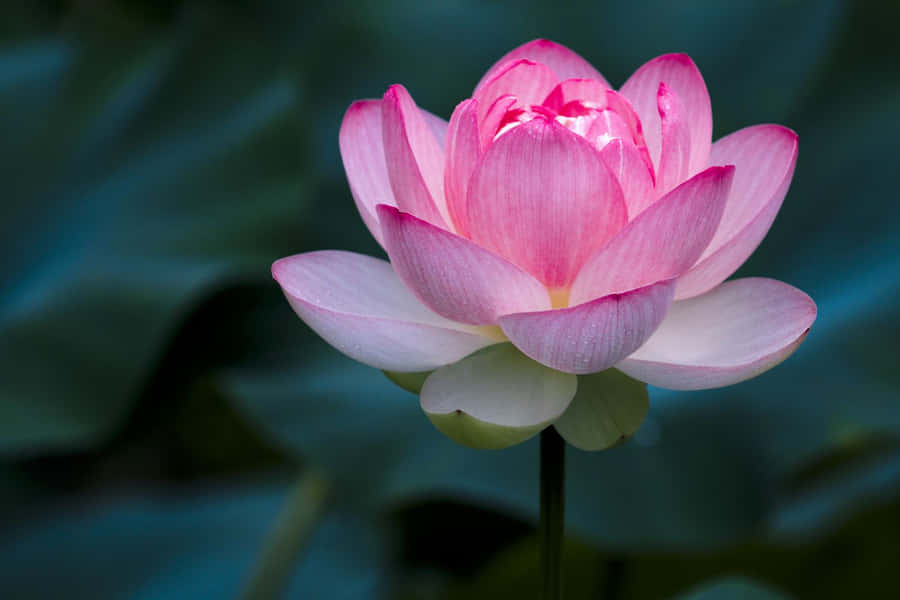
#> input picture Lab 3/image.png, 900 x 600 px, found by its file name
$ jupyter execute notebook.ipynb
#> lines starting #> are read from the running program, lines starting #| are printed output that depends on the picture
[cell 1]
import numpy as np
import cv2 as cv
import matplotlib.pyplot as plt
img = cv.imread('./image.png' )
#> img is the input picture: shape (600, 900, 3); mean B, G, R 76.2, 66.4, 64.7
crop_img = img[200:, 200:]
gray= cv.cvtColor(img, cv. COLOR_BGR2GRAY)
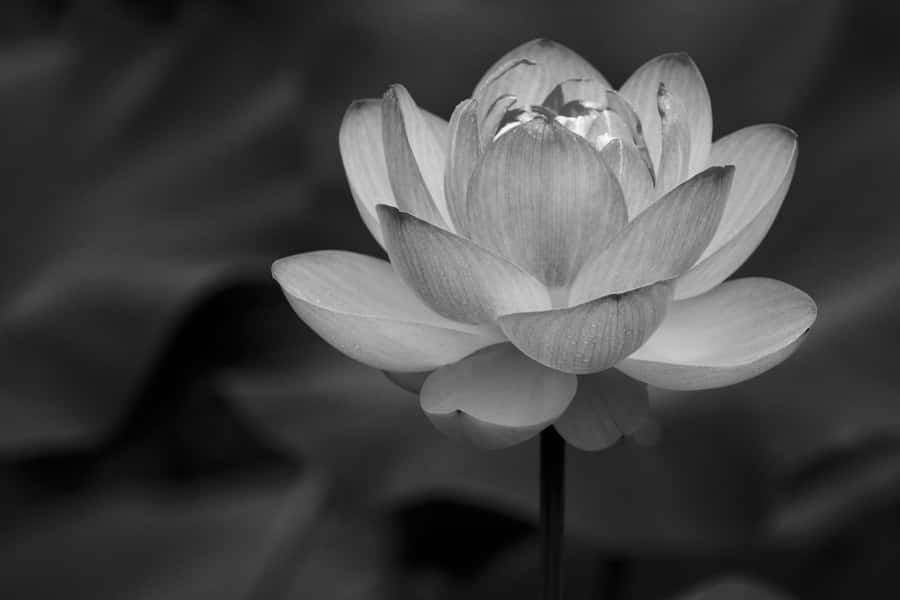
#> gray: shape (600, 900); min 0, max 254, mean 67
sift = cv. SIFT_create()
#kp = sift.detect(gray,None)
kp, des = sift. detectAndCompute(gray, None)
#> kp = 444 keypoints; strongest (x, y, size): (509, 126, 4.8), (312, 283, 43.5), (511, 116, 9.3), (578, 125, 12.4)
img=cv.drawKeypoints(gray,kp,img)
cv.imwrite('sift_keypoints.jpg',img)
plt.imshow(img)
plt.show()

[cell 2]
des.shape
#> Out = (444, 128)

[cell 3]
import numpy as np
import cv2 as cv
import matplotlib.pyplot as plt
img = cv.imread('./Screenshot2024-06-10--084327.png' )
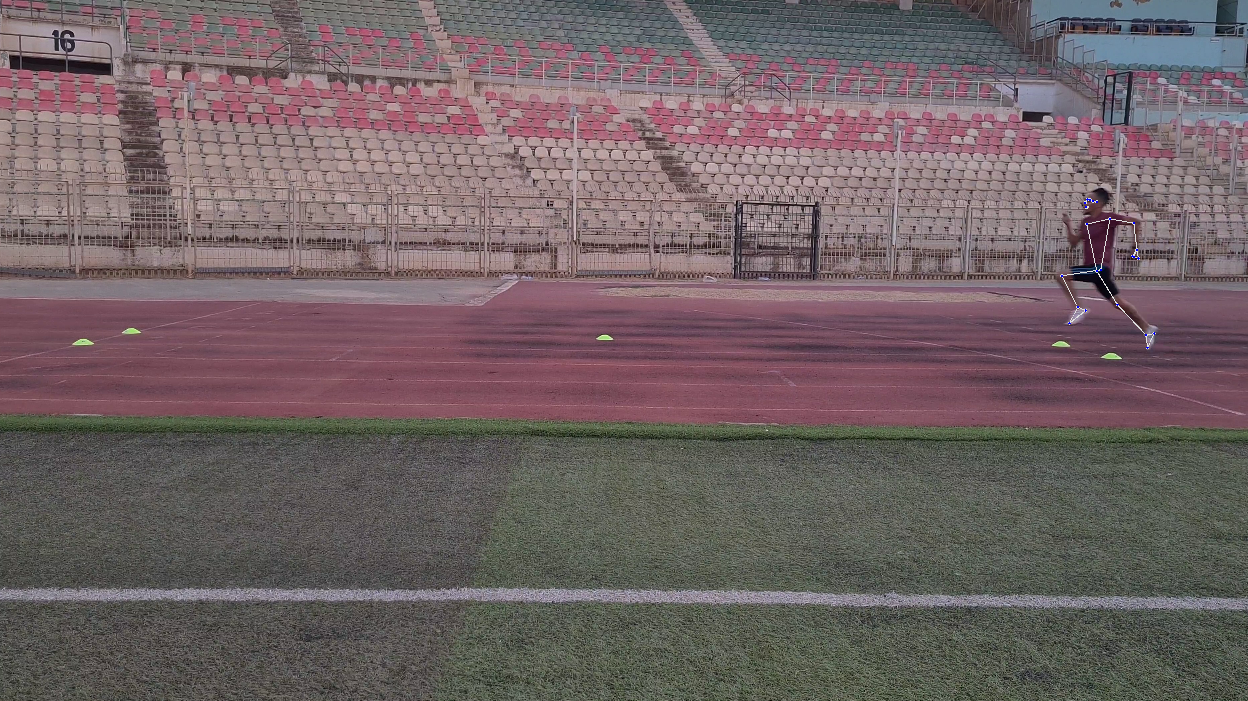
#> input picture Lab 2/Screenshot2024-06-10--084327.png, 1248 x 701 px
#> img is the input picture: shape (701, 1248, 3); mean B, G, R 99.8, 97.9, 112.3
crop_img = img[200:, 200:]
#> crop_img: shape (501, 1048, 3)
gray= cv.cvtColor(img, cv. COLOR_BGR2GRAY)
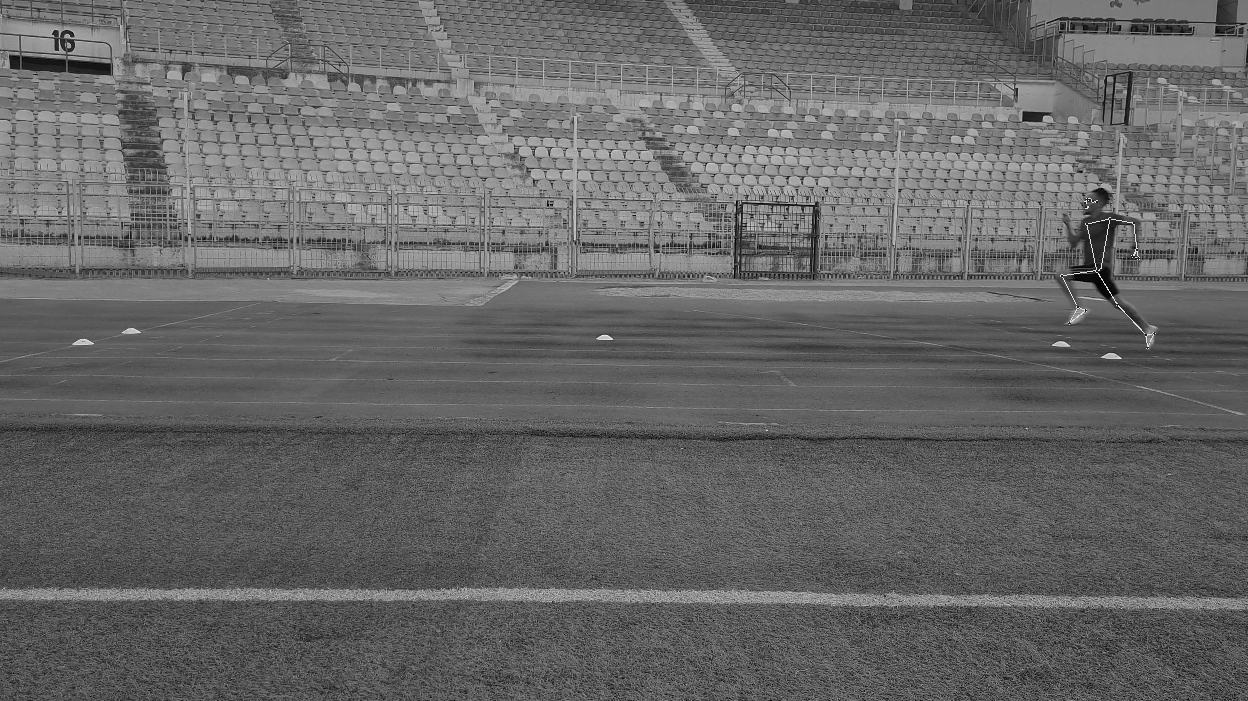
#> gray: shape (701, 1248); min 0, max 244, mean 102.4
sift = cv. SIFT_create()
#kp = sift.detect(gray,None)
kp, des = sift. detectAndCompute(gray, None)
#> kp = 3678 keypoints; strongest (x, y, size): (67, 36, 3.4), (1081, 172, 1.8), (69, 45, 3.2), (72, 34, 3.2)
img=cv.drawKeypoints(gray,kp,img)
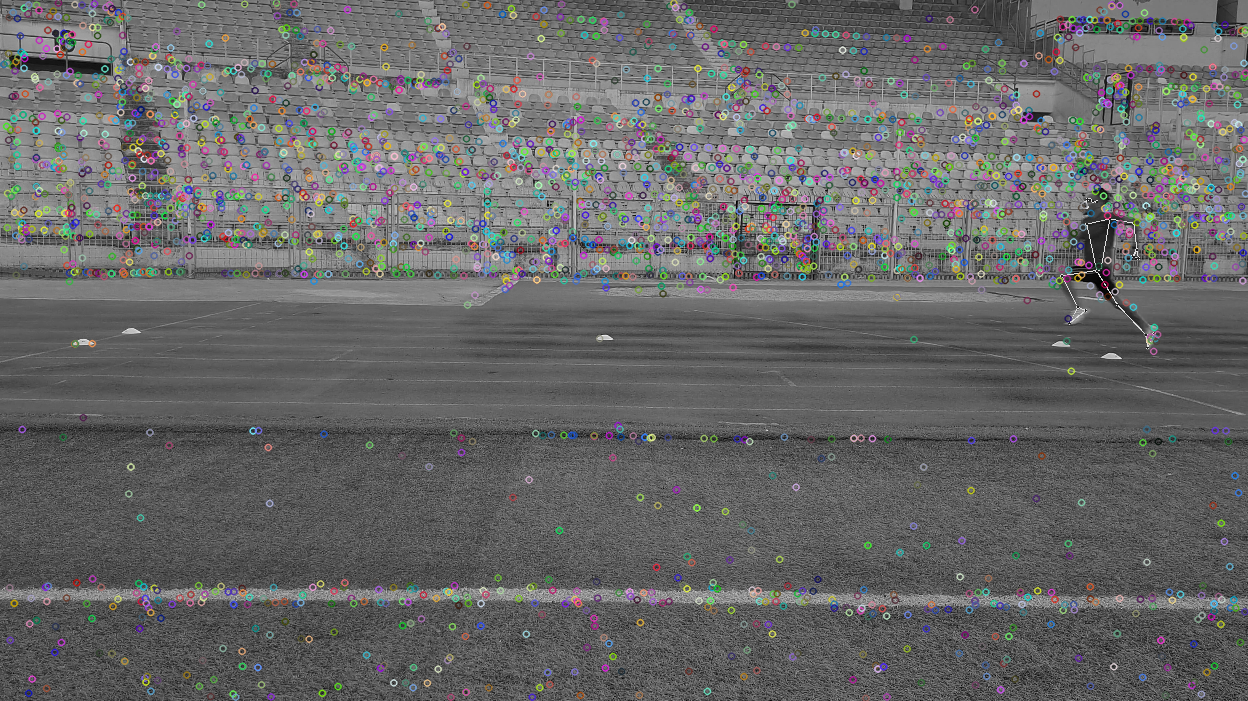
#> img: shape (701, 1248, 3); mean B, G, R 103.3, 103.3, 103.2
cv.imwrite('sift_keypoints.jpg',img)
plt.imshow(img)
plt.show()

[cell 4]
des.shape
#> Out = (3678, 128)

[cell 5]
import numpy as np
import cv2 as cv
import matplotlib.pyplot as plt

# Load the image
img = cv.imread('./Screenshot2024-06-10--084327.png')

# Check if the image was loaded successfully
if img is None:
    print("Error: Image not found or could not be loaded.")
else:
    # Crop the image starting from (200, 200)
    crop_img = img[200:, 200:]

    # Convert the image to grayscale
    gray = cv.cvtColor(img, cv.COLOR_BGR2GRAY)

    # Initialize SIFT detector
    sift = cv.SIFT_create()

    # Detect keypoints and descriptors for the original image
    kp1, des1 = sift.detectAndCompute(gray, None)
#> kp1 has the same summary as kp

    # Rotate the image by 45 degrees
    (h, w) = gray.shape[:2]
#> h = 701; w = 1248
    center = (w // 2, h // 2)
#> center = (624, 350)
    M = cv.getRotationMatrix2D(center, 45, 1.0)
    rotated_img = cv.warpAffine(gray, M, (w, h))
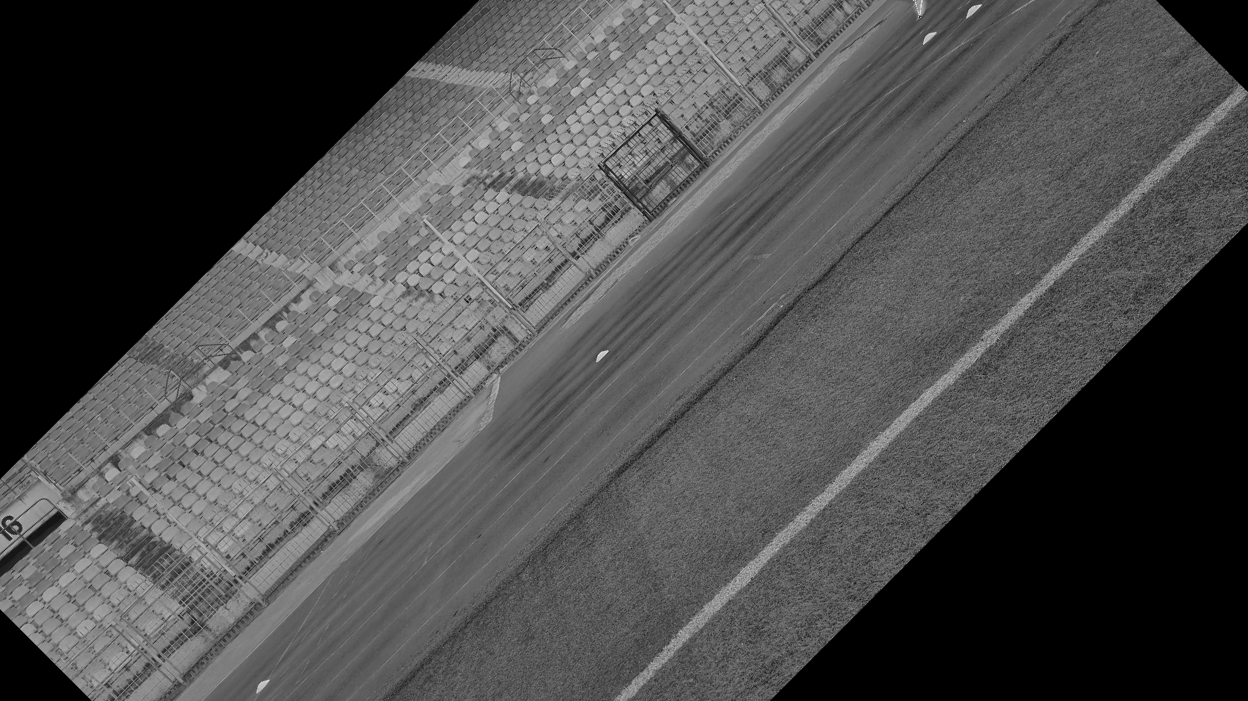
#> rotated_img: shape (701, 1248); min 0, max 235, mean 76.3

    # Detect keypoints and descriptors for the rotated image
    kp2, des2 = sift.detectAndCompute(rotated_img, None)
#> kp2 = 3647 keypoints; strongest (x, y, size): (980, 5, 1.8), (8, 522, 3.3), (16, 527, 3.2), (606, 352, 2.2)

    # Use BFMatcher to find the best matches between descriptors
    bf = cv.BFMatcher(cv.NORM_L2, crossCheck=True)
    matches = bf.match(des1, des2)
#> matches = 1954 matches

    # Sort matches by distance (best matches first)
    matches = sorted(matches, key=lambda x: x.distance)

    # Draw the matches
    match_img = cv.drawMatches(gray, kp1, rotated_img, kp2, matches[:30], None, flags=cv.DrawMatchesFlags_NOT_DRAW_SINGLE_POINTS)
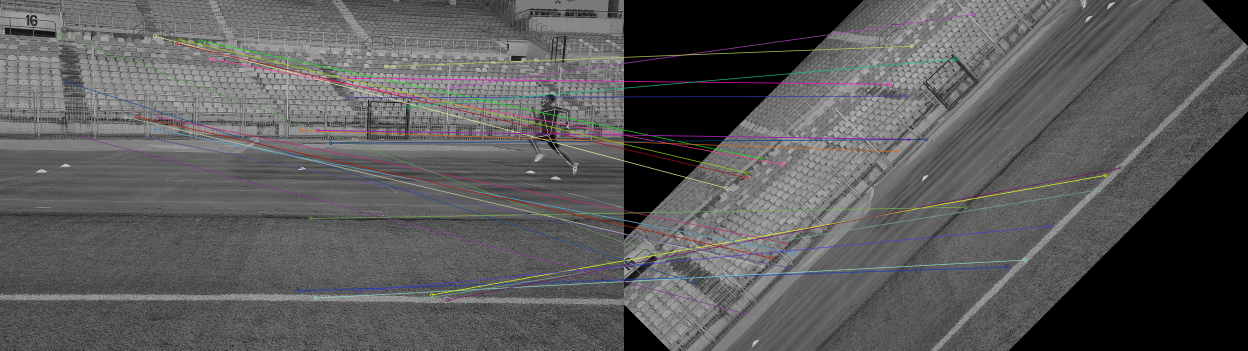
#> match_img: shape (701, 2496, 3) (shown at 1/2 size); mean of channels 0, 1, 2 90, 89.7, 90.2; drawn as B, G, R

    # Display the matching result
    plt.figure(figsize=(10, 5))
    plt.imshow(match_img, cmap='gray')
    plt.title("Feature Matching between Original and Rotated Image")
    plt.show()

    # Save the result to a file
    cv.imwrite('sift_keypoints_matches.jpg', match_img)
